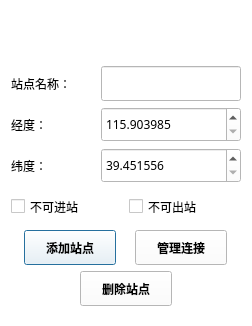
<?xml version="1.0" encoding="UTF-8"?>
<ui version="4.0">
 <class>AddStation</class>
 <widget class="QDialog" name="AddStation">
  <property name="geometry">
   <rect>
    <x>0</x>
    <y>0</y>
    <width>252</width>
    <height>326</height>
   </rect>
  </property>
  <property name="sizePolicy">
   <sizepolicy hsizetype="Preferred" vsizetype="Preferred">
    <horstretch>0</horstretch>
    <verstretch>0</verstretch>
   </sizepolicy>
  </property>
  <property name="minimumSize">
   <size>
    <width>252</width>
    <height>284</height>
   </size>
  </property>
  <property name="maximumSize">
   <size>
    <width>252</width>
    <height>8888</height>
   </size>
  </property>
  <property name="windowTitle">
   <string>Dialog</string>
  </property>
  <property name="styleSheet">
   <string notr="true">background-color: rgb(255, 255, 255);</string>
  </property>
  <layout class="QGridLayout" name="gridLayout">
   <item row="0" column="0">
    <widget class="QLabel" name="lineName">
     <property name="minimumSize">
      <size>
       <width>0</width>
       <height>35</height>
      </size>
     </property>
     <property name="maximumSize">
      <size>
       <width>16777215</width>
       <height>35</height>
      </size>
     </property>
     <property name="font">
      <font>
       <family>微软雅黑</family>
       <weight>75</weight>
       <bold>true</bold>
      </font>
     </property>
     <property name="text">
      <string/>
     </property>
    </widget>
   </item>
   <item row="1" column="0">
    <layout class="QVBoxLayout" name="verticalLayout_3">
     <item>
      <layout class="QVBoxLayout" name="verticalLayout_2">
       <item>
        <layout class="QVBoxLayout" name="verticalLayout">
         <item>
          <layout class="QHBoxLayout" name="horizontalLayout">
           <item>
            <widget class="QLabel" name="label">
             <property name="font">
              <font>
               <family>微软雅黑</family>
              </font>
             </property>
             <property name="text">
              <string>站点名称：</string>
             </property>
            </widget>
           </item>
           <item>
            <widget class="QLineEdit" name="staName">
             <property name="minimumSize">
              <size>
               <width>140</width>
               <height>35</height>
              </size>
             </property>
             <property name="maximumSize">
              <size>
               <width>140</width>
               <height>35</height>
              </size>
             </property>
             <property name="font">
              <font>
               <family>微软雅黑</family>
               <weight>50</weight>
               <bold>false</bold>
              </font>
             </property>
            </widget>
           </item>
          </layout>
         </item>
         <item>
          <layout class="QHBoxLayout" name="horizontalLayout_2">
           <item>
            <widget class="QLabel" name="label_2">
             <property name="font">
              <font>
               <family>微软雅黑</family>
              </font>
             </property>
             <property name="text">
              <string>经度：</string>
             </property>
            </widget>
           </item>
           <item>
            <widget class="QDoubleSpinBox" name="lng">
             <property name="minimumSize">
              <size>
               <width>140</width>
               <height>35</height>
              </size>
             </property>
             <property name="maximumSize">
              <size>
               <width>140</width>
               <height>35</height>
              </size>
             </property>
             <property name="font">
              <font>
               <family>微软雅黑</family>
              </font>
             </property>
             <property name="decimals">
              <number>6</number>
             </property>
             <property name="minimum">
              <double>115.903985000000006</double>
             </property>
             <property name="maximum">
              <double>116.904685999999998</double>
             </property>
             <property name="singleStep">
              <double>0.010000000000000</double>
             </property>
            </widget>
           </item>
          </layout>
         </item>
         <item>
          <layout class="QHBoxLayout" name="horizontalLayout_3">
           <item>
            <widget class="QLabel" name="label_3">
             <property name="font">
              <font>
               <family>微软雅黑</family>
              </font>
             </property>
             <property name="text">
              <string>纬度：</string>
             </property>
            </widget>
           </item>
           <item>
            <widget class="QDoubleSpinBox" name="lat">
             <property name="minimumSize">
              <size>
               <width>140</width>
               <height>35</height>
              </size>
             </property>
             <property name="maximumSize">
              <size>
               <width>140</width>
               <height>35</height>
              </size>
             </property>
             <property name="font">
              <font>
               <family>微软雅黑</family>
              </font>
             </property>
             <property name="decimals">
              <number>6</number>
             </property>
             <property name="minimum">
              <double>39.451555999999997</double>
             </property>
             <property name="maximum">
              <double>40.353216000000003</double>
             </property>
             <property name="singleStep">
              <double>0.010000000000000</double>
             </property>
            </widget>
           </item>
          </layout>
         </item>
        </layout>
       </item>
       <item>
        <layout class="QHBoxLayout" name="horizontalLayout_4">
         <item>
          <widget class="QCheckBox" name="entrance">
           <property name="minimumSize">
            <size>
             <width>0</width>
             <height>35</height>
            </size>
           </property>
           <property name="maximumSize">
            <size>
             <width>16777215</width>
             <height>35</height>
            </size>
           </property>
           <property name="font">
            <font>
             <family>微软雅黑</family>
            </font>
           </property>
           <property name="text">
            <string>不可进站</string>
           </property>
          </widget>
         </item>
         <item>
          <widget class="QCheckBox" name="exit">
           <property name="minimumSize">
            <size>
             <width>0</width>
             <height>35</height>
            </size>
           </property>
           <property name="maximumSize">
            <size>
             <width>16777215</width>
             <height>35</height>
            </size>
           </property>
           <property name="font">
            <font>
             <family>微软雅黑</family>
            </font>
           </property>
           <property name="text">
            <string>不可出站</string>
           </property>
          </widget>
         </item>
        </layout>
       </item>
      </layout>
     </item>
     <item>
      <layout class="QHBoxLayout" name="horizontalLayout_5">
       <item>
        <widget class="QPushButton" name="addSta">
         <property name="minimumSize">
          <size>
           <width>92</width>
           <height>35</height>
          </size>
         </property>
         <property name="maximumSize">
          <size>
           <width>92</width>
           <height>35</height>
          </size>
         </property>
         <property name="font">
          <font>
           <family>微软雅黑</family>
           <weight>75</weight>
           <bold>true</bold>
          </font>
         </property>
         <property name="text">
          <string>添加站点</string>
         </property>
         <property name="icon">
          <iconset resource="resource.qrc">
           <normaloff>:/icon/icon/add.png</normaloff>:/icon/icon/add.png</iconset>
         </property>
        </widget>
       </item>
       <item>
        <widget class="QPushButton" name="manageIntersite">
         <property name="minimumSize">
          <size>
           <width>92</width>
           <height>35</height>
          </size>
         </property>
         <property name="maximumSize">
          <size>
           <width>92</width>
           <height>35</height>
          </size>
         </property>
         <property name="font">
          <font>
           <family>微软雅黑</family>
           <weight>75</weight>
           <bold>true</bold>
          </font>
         </property>
         <property name="text">
          <string>管理连接</string>
         </property>
         <property name="icon">
          <iconset resource="resource.qrc">
           <normaloff>:/icon/icon/settings.png</normaloff>:/icon/icon/settings.png</iconset>
         </property>
        </widget>
       </item>
      </layout>
     </item>
     <item>
      <layout class="QHBoxLayout" name="horizontalLayout_6">
       <item>
        <widget class="QPushButton" name="deleteStation">
         <property name="minimumSize">
          <size>
           <width>92</width>
           <height>35</height>
          </size>
         </property>
         <property name="maximumSize">
          <size>
           <width>92</width>
           <height>35</height>
          </size>
         </property>
         <property name="font">
          <font>
           <family>微软雅黑</family>
           <weight>75</weight>
           <bold>true</bold>
          </font>
         </property>
         <property name="text">
          <string>删除站点</string>
         </property>
         <property name="icon">
          <iconset resource="resource.qrc">
           <normaloff>:/icon/icon/delete.png</normaloff>:/icon/icon/delete.png</iconset>
         </property>
        </widget>
       </item>
      </layout>
     </item>
    </layout>
   </item>
  </layout>
 </widget>
 <resources>
  <include location="resource.qrc"/>
 </resources>
 <connections/>
</ui>
